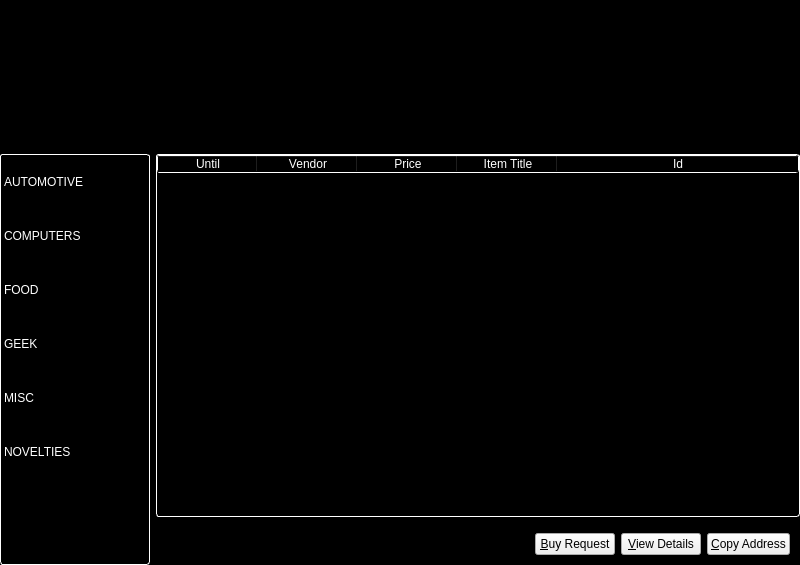
<?xml version="1.0" encoding="UTF-8"?>
<ui version="4.0">
 <class>DarkSilkMarket</class>
 <widget class="QWidget" name="DarkSilkMarket">
  <property name="geometry">
   <rect>
    <x>0</x>
    <y>0</y>
    <width>800</width>
    <height>565</height>
   </rect>
  </property>
  <property name="windowTitle">
   <string>DarkSilkMarket</string>
  </property>
  <property name="styleSheet">
   <string notr="true">#DarkSilkMarket { background-color: #000000; }</string>
  </property>
  <layout class="QVBoxLayout" name="topLayout">
   <property name="leftMargin">
    <number>0</number>
   </property>
   <property name="topMargin">
    <number>0</number>
   </property>
   <property name="rightMargin">
    <number>0</number>
   </property>
   <property name="bottomMargin">
    <number>0</number>
   </property>
   <item>
    <layout class="QVBoxLayout" name="verticalLayout_2">
     <property name="topMargin">
      <number>0</number>
     </property>
     <property name="bottomMargin">
      <number>0</number>
     </property>
     <item>
      <widget class="QLabel" name="darksilkMarketHeaderLabel">
       <property name="sizePolicy">
        <sizepolicy hsizetype="MinimumExpanding" vsizetype="Preferred">
         <horstretch>0</horstretch>
         <verstretch>0</verstretch>
        </sizepolicy>
       </property>
       <property name="minimumSize">
        <size>
         <width>590</width>
         <height>148</height>
        </size>
       </property>
       <property name="maximumSize">
        <size>
         <width>16777215</width>
         <height>148</height>
        </size>
       </property>
       <property name="text">
        <string/>
       </property>
       <property name="scaledContents">
        <bool>true</bool>
       </property>
      </widget>
     </item>
    </layout>
   </item>
   <item>
    <layout class="QHBoxLayout" name="horizontalLayout">
     <property name="topMargin">
      <number>0</number>
     </property>
     <property name="rightMargin">
      <number>0</number>
     </property>
     <property name="bottomMargin">
      <number>0</number>
     </property>
     <item>
      <widget class="QListWidget" name="categoriesListWidget">
       <property name="minimumSize">
        <size>
         <width>150</width>
         <height>0</height>
        </size>
       </property>
       <property name="maximumSize">
        <size>
         <width>150</width>
         <height>16777215</height>
        </size>
       </property>
       <property name="palette">
        <palette>
         <active>
          <colorrole role="WindowText">
           <brush brushstyle="SolidPattern">
            <color alpha="255">
             <red>255</red>
             <green>255</green>
             <blue>255</blue>
            </color>
           </brush>
          </colorrole>
          <colorrole role="Button">
           <brush brushstyle="SolidPattern">
            <color alpha="255">
             <red>0</red>
             <green>0</green>
             <blue>0</blue>
            </color>
           </brush>
          </colorrole>
          <colorrole role="Text">
           <brush brushstyle="SolidPattern">
            <color alpha="255">
             <red>255</red>
             <green>255</green>
             <blue>255</blue>
            </color>
           </brush>
          </colorrole>
          <colorrole role="ButtonText">
           <brush brushstyle="SolidPattern">
            <color alpha="255">
             <red>255</red>
             <green>255</green>
             <blue>255</blue>
            </color>
           </brush>
          </colorrole>
          <colorrole role="Base">
           <brush brushstyle="SolidPattern">
            <color alpha="255">
             <red>0</red>
             <green>0</green>
             <blue>0</blue>
            </color>
           </brush>
          </colorrole>
          <colorrole role="Window">
           <brush brushstyle="SolidPattern">
            <color alpha="255">
             <red>0</red>
             <green>0</green>
             <blue>0</blue>
            </color>
           </brush>
          </colorrole>
         </active>
         <inactive>
          <colorrole role="WindowText">
           <brush brushstyle="SolidPattern">
            <color alpha="255">
             <red>255</red>
             <green>255</green>
             <blue>255</blue>
            </color>
           </brush>
          </colorrole>
          <colorrole role="Button">
           <brush brushstyle="SolidPattern">
            <color alpha="255">
             <red>0</red>
             <green>0</green>
             <blue>0</blue>
            </color>
           </brush>
          </colorrole>
          <colorrole role="Text">
           <brush brushstyle="SolidPattern">
            <color alpha="255">
             <red>255</red>
             <green>255</green>
             <blue>255</blue>
            </color>
           </brush>
          </colorrole>
          <colorrole role="ButtonText">
           <brush brushstyle="SolidPattern">
            <color alpha="255">
             <red>255</red>
             <green>255</green>
             <blue>255</blue>
            </color>
           </brush>
          </colorrole>
          <colorrole role="Base">
           <brush brushstyle="SolidPattern">
            <color alpha="255">
             <red>0</red>
             <green>0</green>
             <blue>0</blue>
            </color>
           </brush>
          </colorrole>
          <colorrole role="Window">
           <brush brushstyle="SolidPattern">
            <color alpha="255">
             <red>0</red>
             <green>0</green>
             <blue>0</blue>
            </color>
           </brush>
          </colorrole>
         </inactive>
         <disabled>
          <colorrole role="WindowText">
           <brush brushstyle="SolidPattern">
            <color alpha="255">
             <red>255</red>
             <green>255</green>
             <blue>255</blue>
            </color>
           </brush>
          </colorrole>
          <colorrole role="Button">
           <brush brushstyle="SolidPattern">
            <color alpha="255">
             <red>0</red>
             <green>0</green>
             <blue>0</blue>
            </color>
           </brush>
          </colorrole>
          <colorrole role="Text">
           <brush brushstyle="SolidPattern">
            <color alpha="255">
             <red>255</red>
             <green>255</green>
             <blue>255</blue>
            </color>
           </brush>
          </colorrole>
          <colorrole role="ButtonText">
           <brush brushstyle="SolidPattern">
            <color alpha="255">
             <red>255</red>
             <green>255</green>
             <blue>255</blue>
            </color>
           </brush>
          </colorrole>
          <colorrole role="Base">
           <brush brushstyle="SolidPattern">
            <color alpha="255">
             <red>0</red>
             <green>0</green>
             <blue>0</blue>
            </color>
           </brush>
          </colorrole>
          <colorrole role="Window">
           <brush brushstyle="SolidPattern">
            <color alpha="255">
             <red>0</red>
             <green>0</green>
             <blue>0</blue>
            </color>
           </brush>
          </colorrole>
         </disabled>
        </palette>
       </property>
       <property name="styleSheet">
        <string notr="true">#categoriesListWidget { background: rgb(0,0,0); color: rgb(255,255,255); border: 1px inset white; border-radius: 3px; margin: 0px; } #categoriesListWidget::item { margin: 20px; }</string>
       </property>
       <property name="editTriggers">
        <set>QAbstractItemView::NoEditTriggers</set>
       </property>
       <property name="sortingEnabled">
        <bool>true</bool>
       </property>
       <item>
        <property name="text">
         <string>AUTOMOTIVE</string>
        </property>
       </item>
       <item>
        <property name="text">
         <string>COMPUTERS</string>
        </property>
       </item>
       <item>
        <property name="text">
         <string>FOOD</string>
        </property>
       </item>
       <item>
        <property name="text">
         <string>GEEK</string>
        </property>
       </item>
       <item>
        <property name="text">
         <string>MISC</string>
        </property>
       </item>
       <item>
        <property name="text">
         <string>NOVELTIES</string>
        </property>
       </item>
      </widget>
     </item>
     <item>
      <layout class="QVBoxLayout" name="verticalLayout_3">
       <property name="rightMargin">
        <number>0</number>
       </property>
       <property name="bottomMargin">
        <number>0</number>
       </property>
       <item>
        <widget class="QTableWidget" name="tableWidget">
         <property name="styleSheet">
          <string notr="true">background: rgb(0,0,0); color: rgb(255,255,255); border: 1px inset white; border-radius: 3px; margin: 0px;</string>
         </property>
         <property name="editTriggers">
          <set>QAbstractItemView::NoEditTriggers</set>
         </property>
         <property name="alternatingRowColors">
          <bool>true</bool>
         </property>
         <property name="selectionMode">
          <enum>QAbstractItemView::SingleSelection</enum>
         </property>
         <property name="selectionBehavior">
          <enum>QAbstractItemView::SelectRows</enum>
         </property>
         <property name="showGrid">
          <bool>false</bool>
         </property>
         <attribute name="horizontalHeaderStretchLastSection">
          <bool>true</bool>
         </attribute>
         <column>
          <property name="text">
           <string>Until</string>
          </property>
         </column>
         <column>
          <property name="text">
           <string>Vendor</string>
          </property>
         </column>
         <column>
          <property name="text">
           <string>Price</string>
          </property>
         </column>
         <column>
          <property name="text">
           <string>Item Title</string>
          </property>
         </column>
         <column>
          <property name="text">
           <string>Id</string>
          </property>
         </column>
        </widget>
       </item>
       <item>
        <layout class="QHBoxLayout" name="horizontalLayout_2">
         <property name="topMargin">
          <number>10</number>
         </property>
         <property name="rightMargin">
          <number>10</number>
         </property>
         <property name="bottomMargin">
          <number>10</number>
         </property>
         <item>
          <spacer name="horizontalSpacer">
           <property name="orientation">
            <enum>Qt::Horizontal</enum>
           </property>
           <property name="sizeHint" stdset="0">
            <size>
             <width>40</width>
             <height>20</height>
            </size>
           </property>
          </spacer>
         </item>
         <item>
          <widget class="QPushButton" name="buyButton">
           <property name="text">
            <string>&amp;Buy Request</string>
           </property>
          </widget>
         </item>
         <item>
          <widget class="QPushButton" name="viewDetailsButton">
           <property name="text">
            <string>&amp;View Details</string>
           </property>
          </widget>
         </item>
         <item>
          <widget class="QPushButton" name="copyAddressButton">
           <property name="text">
            <string>&amp;Copy Address</string>
           </property>
          </widget>
         </item>
        </layout>
       </item>
      </layout>
     </item>
    </layout>
   </item>
  </layout>
 </widget>
 <resources/>
 <connections/>
</ui>
